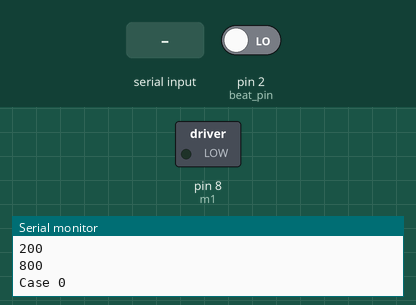
Simulated run of this sketch. Board: Arduino Uno, built with avr-gcc and run on an emulated ATmega328P. Shown: switched loads named in the sketch (green lamp = pin HIGH), the last lines printed to the serial monitor. Dashed ring = blinking. The inputs (shaded band) are chosen by the test bench; at power-on: pin 2 (beat_pin) LOW.

Above: at 0.3 s.
1.3 s: "f" received over Serial
At 1.3 s:
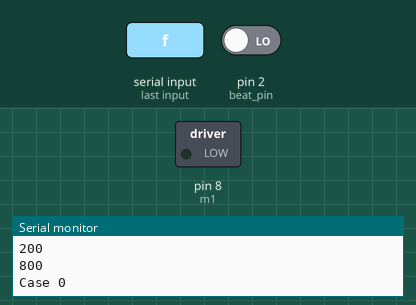
At 51.0 s:
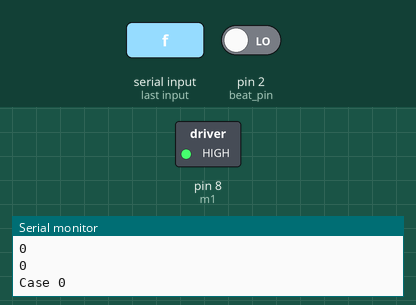
Timing chart, 0 to 51.5 s (numbered marks = the images above; inputs shaded):
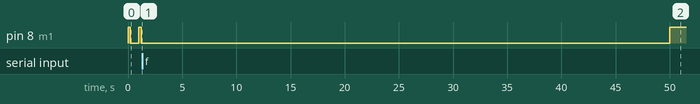

The sketch:

drum_test_v4.ino
```cpp
/**
 * Takes input from circuit to determine speed of metronome and beats along to it
 * Preset rhythms, some random logic to determine which rhythm to play
 */

char state = 'o'; //determines whether to look for beat or not

const int beat_pin = 2; //looks for pulse to find period fo beat
//const int IRQ_GATE_IN = 1;
//const int PIN_ANALOG_IN = A0;
int bpm = 60;

int pin_val = 0; //reading from beat_pin

int t1, t2 = 0; //time variable to avoid use of delays

int striketime = 200; // the length of time the motor will be on
int resttime = 800; // the length of rest between strikes
long period = 1000; //length of period, found from beat detection

int st_quarter, rt_quarter = 0; //strike time and rest time quarter note length from period
const int m1 = 8; //motor pin
int rhythm = 0; //original rhythm to play with no user input

//function to make a hit
void beat(int pin, int st, int rt){
  //t1 and t2 used to avoid use of delay
  t2 = millis();
  while(t2-t1 <= st){ //turns motor on for length of st
    digitalWrite(m1, HIGH); //turns motor on
    t2 = millis();
  }
  t1 = t2;

  t2 = millis();
  while(t2-t1 <= rt){ //turns motor off for length of rt
    digitalWrite(m1, LOW); // turns motor off
    t2 = millis();
  }
  t1 = t2;
}

//function to find period from beat detection
void findPeriod(){
  Serial.println("In findPeriod");
  long avgPeriod = 0;
  //long p = 0;
  for(int i = 1; i<=8; i++){
    Serial.println(i);
    pin_val = digitalRead(beat_pin); //beat detection reading

    long dur_on = pulseIn(beat_pin, HIGH, 3000000); //duration beat sounds
    dur_on = abs(dur_on);

    long dur_off = pulseIn(beat_pin, LOW, 3000000); //duration between beats
    dur_off = abs(dur_off);

    //p = dur_on + dur_off;
    period = period + dur_on + dur_off; //total period (all together) to allow for averaging
    avgPeriod = period/i; //averags to find period
  }

  period = avgPeriod/1000; //finds period
}

void setup() {
  //pinMode(PIN_GATE_IN, INPUT);
  //attachInterrupt(IRQ_GATE_IN, soundISR, CHANGE);

  pinMode(m1, OUTPUT); // set the output pins
  Serial.begin(9600);
  //findPeriod();
}

void loop() {
//  if(Serial.available() > 0){ //if serial value is input, read it
//    rhythm = Serial.read()-'0'; // make byte read from Serial into the actual in it is
//    Serial.print(rhythm);
//  }


  if(Serial.available() > 0) { //checks for input from Serial
    state = Serial.read(); //0 or 1
    Serial.write(state);
    if(state == 'f'){ //finds beat if type 'f'
      findPeriod();
    }
  }

  Serial.println(period);
  bpm = 60000/period;

  if(bpm <=60  && bpm >= 0){
    rhythm = 0;
  }
  else if(bpm <= 80 && bpm >= 60){
    rhythm = 1;
  }
  else if(bpm>=80){
    rhythm = 2;
  }

  st_quarter = .2*period;
  rt_quarter = .8*period;

  Serial.println(st_quarter);
  Serial.println(rt_quarter);

  //Serial.println(st_quarter);
  //Serial.println(rt_quarter);

//  beat(m1, st_quarter, rt_quarter);
//  beat(m1, st_quarter/2, rt_quarter/2);
//  beat(m1, st_quarter/2, rt_quarter/2);


  switch(rhythm){ //switches between 7 different rhythms depending on what variable rhythm equals
    case 0: //quarter notes
      Serial.println("Case 0");
      beat(m1, st_quarter, rt_quarter);
      break;

    case 1: //eigth notes
      Serial.println("Case 1");
      beat(m1, st_quarter/2, rt_quarter/2);
      break;

    case 2: //sixteenth notes
      Serial.println("Case 2");
      beat(m1, st_quarter/4, rt_quarter/4);
      break;

    case 3: //eigth+sixteenth
      beat(m1, 100, 400);
      beat(m1, 50, 200);
      break;

    case 4: //eighth+sixteenth+sixteenth
      beat(m1, 100, 400);
      beat(m1, 50, 200);
      beat(m1, 50, 200);
      break;

    case 5://e+s+s+e+s
      beat(m1, 100, 400);
      beat(m1, 50, 200);
      beat(m1, 50, 200);
      beat(m1, 100, 400);
      beat(m1, 50, 200);
      break;

    case 6://1++3+4
      beat(m1, 100, 400);
      beat(m1, 100, 800);
      beat(m1, 100, 400);
      beat(m1, 100, 400);
      beat(m1, 100, 400);
      beat(m1, 100, 800);
      break;
  }
}
```
